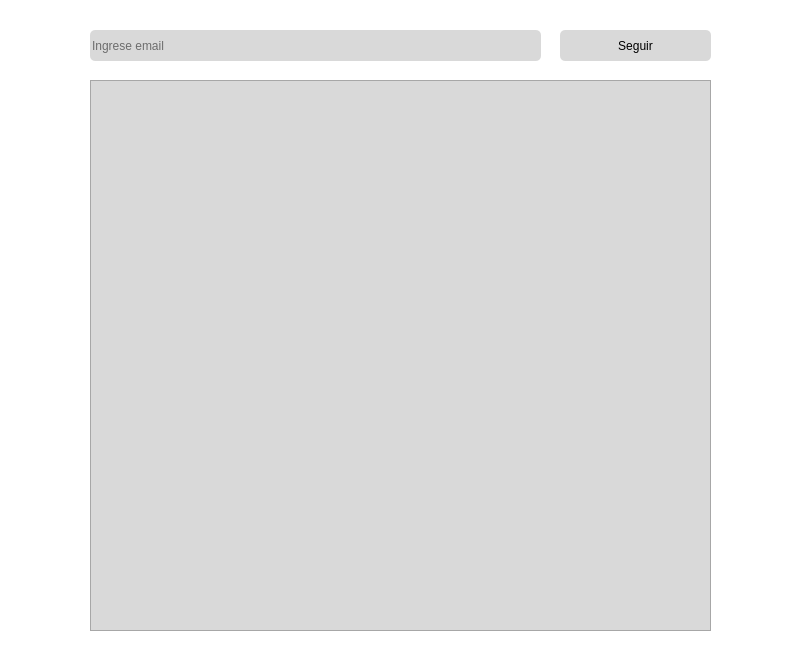
<?xml version="1.0" encoding="UTF-8"?>
<ui version="4.0">
 <class>SearchPerson</class>
 <widget class="QWidget" name="SearchPerson">
  <property name="geometry">
   <rect>
    <x>0</x>
    <y>0</y>
    <width>811</width>
    <height>671</height>
   </rect>
  </property>
  <property name="windowTitle">
   <string>Form</string>
  </property>
  <widget class="QLabel" name="label">
   <property name="geometry">
    <rect>
     <x>0</x>
     <y>0</y>
     <width>811</width>
     <height>671</height>
    </rect>
   </property>
   <property name="styleSheet">
    <string notr="true">background-color: rgb(255, 255, 255);</string>
   </property>
   <property name="text">
    <string/>
   </property>
  </widget>
  <widget class="QScrollArea" name="sa_persons">
   <property name="geometry">
    <rect>
     <x>90</x>
     <y>80</y>
     <width>621</width>
     <height>551</height>
    </rect>
   </property>
   <property name="styleSheet">
    <string notr="true">background-color: rgb(217, 217, 217);

</string>
   </property>
   <property name="widgetResizable">
    <bool>true</bool>
   </property>
   <widget class="QWidget" name="scrollAreaWidgetContents">
    <property name="geometry">
     <rect>
      <x>0</x>
      <y>0</y>
      <width>619</width>
      <height>549</height>
     </rect>
    </property>
   </widget>
  </widget>
  <widget class="QLineEdit" name="le_email">
   <property name="geometry">
    <rect>
     <x>90</x>
     <y>30</y>
     <width>451</width>
     <height>31</height>
    </rect>
   </property>
   <property name="styleSheet">
    <string notr="true">border-radius: 5px;
background-color: rgb(217, 217, 217);
font: 12pt &quot;Calibri&quot;;</string>
   </property>
   <property name="text">
    <string/>
   </property>
   <property name="placeholderText">
    <string>Ingrese email</string>
   </property>
  </widget>
  <widget class="QPushButton" name="btn_searchPerson">
   <property name="geometry">
    <rect>
     <x>560</x>
     <y>30</y>
     <width>151</width>
     <height>31</height>
    </rect>
   </property>
   <property name="styleSheet">
    <string notr="true">border-radius: 5px;
background-color: rgb(217, 217, 217);
color: black;

</string>
   </property>
   <property name="text">
    <string>Seguir</string>
   </property>
  </widget>
 </widget>
 <resources/>
 <connections/>
</ui>
